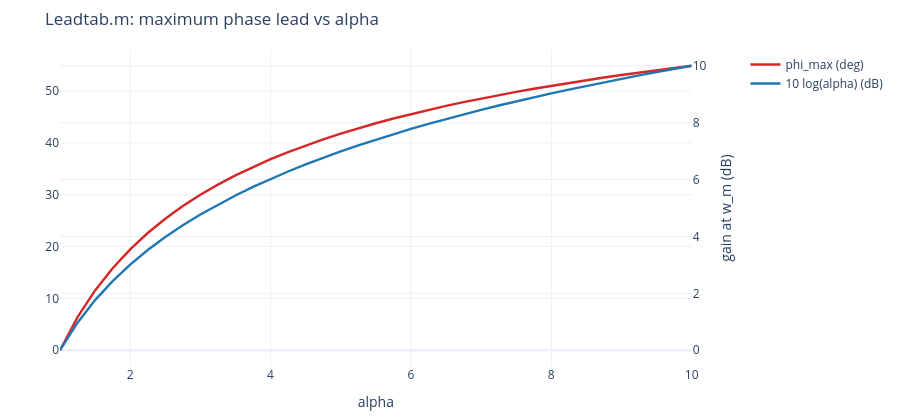

Here is the notebook cell this chart was saved with:
### Markdown cell above
## 1. Lead 補償器的 $\alpha$ 對照表 `Leadtab.m`

```matlab
da=0.25;
a=1:da:10;
halfadb=10*log10(a);
phimax=asin((a-1)./(a+1))*180/pi;
tab=[a' halfadb' phimax']
```

Lead 補償器 $G_c(s)=\dfrac{1+\alpha\tau s}{1+\tau s}$（$\alpha>1$）在 $\omega_m=\dfrac{1}{\tau\sqrt\alpha}$ 有最大相位領先角
$\sin\phi_{\max}=\dfrac{\alpha-1}{\alpha+1}$，此處增益為 $20\log\sqrt\alpha=10\log\alpha$ dB（推導見網頁「Lead_1」）。

### Code cell
da = 0.25
a = np.arange(1, 10 + da / 2, da)
halfadb = 10 * np.log10(a)
phimax = np.degrees(np.arcsin((a - 1) / (a + 1)))
tab = np.column_stack([a, halfadb, phimax])
print(f"tab: {tab.shape[0]} rows (a = 1:0.25:10)")
print("   alpha   10log(alpha)   phimax(deg)")
for r in tab:
    if r[0] == int(r[0]):                                           # 只印整數 alpha（網頁上的表）
        print(f"{r[0]:8.2f} {r[1]:12.2f} {r[2]:13.2f}")

fig = make_subplots(specs=[[{"secondary_y": True}]])
fig.add_scatter(x=a, y=phimax, name="phi_max (deg)", line=dict(color="#d62728", width=2.4))
fig.add_scatter(x=a, y=halfadb, name="10 log(alpha) (dB)", line=dict(color="#1f77b4", width=2.4), secondary_y=True)
fig.update_yaxes(title_text="phi_max (deg)", secondary_y=False)
fig.update_yaxes(title_text="gain at w_m (dB)", secondary_y=True)
show(fig, "Leadtab.m: maximum phase lead vs alpha", xlab="alpha")

### Figure 1 — Plotly figure (JSON) as saved in the notebook; plotly's stock layout.template omitted (floating-point values rounded to 4 significant figures)
{"data": [{"line": {"color": "#d62728", "width": 2.4}, "name": "phi_max (deg)", "type": "scatter", "x": [1.0, 1.25, 1.5, 1.75, 2.0, 2.25, 2.5, 2.75, 3.0, 3.25, 3.5, 3.75, 4.0, 4.25, 4.5, 4.75, 5.0, 5.25, 5.5, 5.75, 6.0, 6.25, 6.5, 6.75, 7.0, 7.25, 7.5, 7.75, 8.0, 8.25, 8.5, 8.75, 9.0, 9.25, 9.5, 9.75, 10.0], "y": [0.0, 6.379, 11.54, 15.83, 19.47, 22.62, 25.38, 27.82, 30.0, 31.97, 33.75, 35.38, 36.87, 38.25, 39.52, 40.71, 41.81, 42.84, 43.81, 44.72, 45.58, 46.4, 47.17, 47.9, 48.59, 49.25, 49.88, 50.48, 51.06, 51.61, 52.14, 52.64, 53.13, 53.6, 54.05, 54.48, 54.9]}, {"line": {"color": "#1f77b4", "width": 2.4}, "name": "10 log(alpha) (dB)", "type": "scatter", "x": [1.0, 1.25, 1.5, 1.75, 2.0, 2.25, 2.5, 2.75, 3.0, 3.25, 3.5, 3.75, 4.0, 4.25, 4.5, 4.75, 5.0, 5.25, 5.5, 5.75, 6.0, 6.25, 6.5, 6.75, 7.0, 7.25, 7.5, 7.75, 8.0, 8.25, 8.5, 8.75, 9.0, 9.25, 9.5, 9.75, 10.0], "xaxis": "x", "y": [0.0, 0.9691, 1.761, 2.43, 3.01, 3.522, 3.979, 4.393, 4.771, 5.119, 5.441, 5.74, 6.021, 6.284, 6.532, 6.767, 6.99, 7.202, 7.404, 7.597, 7.782, 7.959, 8.129, 8.293, 8.451, 8.603, 8.751, 8.893, 9.031, 9.165, 9.294, 9.42, 9.542, 9.661, 9.777, 9.89, 10.0], "yaxis": "y2"}], "layout": {"height": 420, "margin": {"b": 50, "l": 60, "r": 20, "t": 50}, "title": {"text": "Leadtab.m: maximum phase lead vs alpha"}, "xaxis": {"anchor": "y", "domain": [0.0, 0.94], "title": {"text": "alpha"}}, "yaxis": {"anchor": "x", "domain": [0.0, 1.0], "title": {}}, "yaxis2": {"anchor": "x", "overlaying": "y", "side": "right", "title": {"text": "gain at w_m (dB)"}}}}
